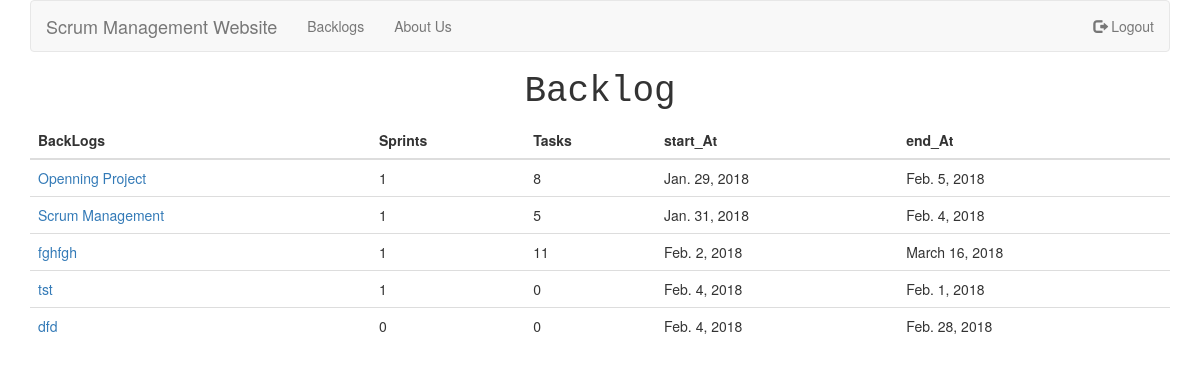
Screenshot of /home/ (signed in) with the database file from the repository.
### backlog/models.py (models this page shows, shortened)
class BackLog(models.Model):
    name = models.CharField(max_length=30, unique=True)
    created_by = models.ForeignKey(User, related_name='backlogs', on_delete=models.DO_NOTHING, null=True, blank=True)
    start_at = models.DateField(auto_now=True)
    end_at = models.DateField(auto_now_add=False, auto_now=False, null=True)

### backlog/views.py (the view)
# urls.py: url(r'^home/$', views.home, name='home'),
@login_required
def home(request):
    backlogs = BackLog.objects.all()
    li = []
    for backlog in backlogs:
        counter = 0
        for sprint in backlog.sprints.all():
            counter += sprint.tasks.all().count()
        li.append(counter)
    return render(request, 'home.html', {'backlogs': backlogs, 'li': li, 'request': request})

### backlog/models.py (called while the page is built)
    def is_admin(self):
        return self.admin

### backlog/templatetags/backlog_extras.py (called while the page is built)
@register.filter()
def lookup(d, key):
    return d[key]

### templates/home.html (shortened to what this page needs)
{% extends 'base.html' %}
{% load backlog_extras %}
{% block content %}
    <h1 class="text-center" style="font-family: monospace">Backlog</h1>
    <table class="table table-hover">
      <thead>
        <tr>
            <th>BackLogs</th>
            <th>Sprints</th>
            <th>Tasks</th>
            <th>start_At</th>
            <th>end_At</th>
        </tr>
      </thead>
      <tbody>
        {% for backlog in backlogs %}
              <tr>
                <td>
                    <a href="{% url 'backlog_sprints' backlog.pk %}" >{{ backlog.name }}</a> <br>
                </td>
                  <td>{{ backlog.sprints.all.count }}</td>
                  <td>{{ li|lookup:forloop.counter0}}</td>
                  <td>{{ backlog.start_at }}</td>
                  <td>{{ backlog.end_at}}</td>
              </tr>
        {% empty %}
            <tr> <td colspan="5">No BackLogs have been added yet.</td> </tr>
        {% endfor %}
      </tbody>
    </table>
{% endblock %}

### rows the page displays
BackLog: name "Openning Project", sprints.all.count "1", counter0 "8", start_at "Jan. 29, 2018", end_at "Feb. 5, 2018"
BackLog: name "Scrum Management", sprints.all.count "1", counter0 "5", start_at "Jan. 31, 2018", end_at "Feb. 4, 2018"
BackLog: name "fghfgh", sprints.all.count "1", counter0 "11", start_at "Feb. 2, 2018", end_at "March 16, 2018"
BackLog: name "tst", sprints.all.count "1", counter0 "0", start_at "Feb. 4, 2018", end_at "Feb. 1, 2018"
BackLog: name "dfd", sprints.all.count "0", counter0 "0", start_at "Feb. 4, 2018", end_at "Feb. 28, 2018"
